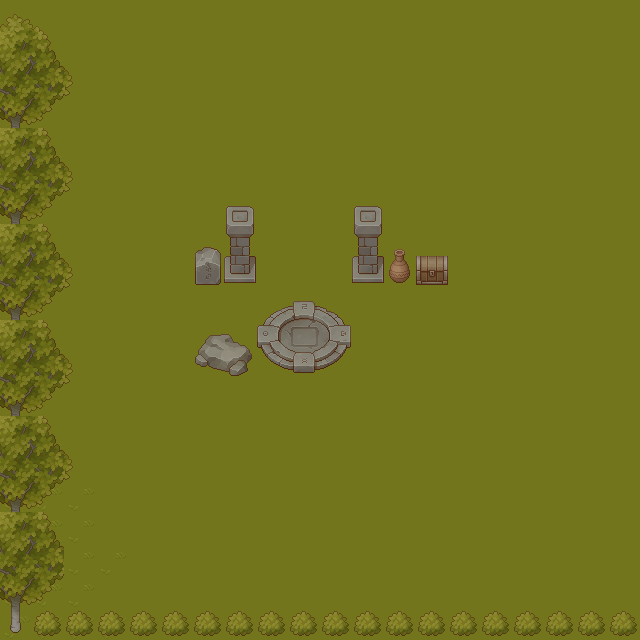

A level layout from a 2D game, rendered from its tile map. Below: a short description, then the map file with its tile-grid data intact:
An orthogonal 20x20 tile map with 32x32 px tiles, 2 tile layers (Kachelebene 1, Kachelebene 2), 3 tilesets.

<map version="1.10" tiledversion="1.11.2" orientation="orthogonal" renderorder="right-down" width="20" height="20" tilewidth="32" tileheight="32" infinite="0" nextlayerid="5" nextobjectid="1">
 <tileset firstgid="1" name="TX Tileset Grass" tilewidth="32" tileheight="32" tilecount="64" columns="8">
  <image source="TX Tileset Grass.png" width="256" height="256" />
 </tileset>
 <tileset firstgid="65" name="TX Plant" tilewidth="32" tileheight="32" tilecount="256" columns="16">
  <image source="TX Plant.png" width="512" height="512" />
 </tileset>
 <tileset firstgid="321" name="TX Props" tilewidth="32" tileheight="32" tilecount="256" columns="16">
  <image source="TX Props.png" width="512" height="512" />
 </tileset>
 <layer id="1" name="Kachelebene 1" width="20" height="20">
  <data encoding="csv">
1,1,1,1,1,1,1,1,1,1,1,1,1,1,1,1,1,1,1,1,
1,1,1,1,1,1,1,1,1,1,1,1,1,1,1,1,1,1,1,1,
1,1,1,1,1,1,1,1,1,1,1,1,1,1,1,1,1,1,1,1,
1,1,1,1,1,1,1,1,1,1,1,1,1,1,1,1,1,1,1,1,
1,1,1,1,1,1,1,1,1,1,1,1,1,1,1,1,1,1,1,1,
1,1,1,1,1,1,1,1,1,1,1,1,1,1,1,1,1,1,1,1,
1,1,1,1,1,1,1,1,1,1,1,1,1,1,1,1,1,1,1,1,
1,1,1,1,1,1,1,1,1,1,1,1,1,1,1,1,1,1,1,1,
1,1,1,1,1,1,1,1,1,1,1,1,1,1,1,1,1,1,1,1,
1,1,1,1,1,1,1,1,1,1,1,1,1,1,1,1,1,1,1,1,
1,1,1,1,1,1,1,1,1,1,1,1,1,1,1,1,1,1,1,1,
1,1,1,1,1,1,1,1,1,1,1,1,1,1,1,1,1,1,1,1,
1,1,1,1,1,1,1,1,1,1,1,1,1,1,1,1,1,1,1,1,
1,1,1,1,1,1,1,1,1,1,1,1,1,1,1,1,1,1,1,1,
1,1,1,1,1,1,1,1,1,1,1,1,1,1,1,1,1,1,1,1,
10,10,10,1,1,1,1,1,1,1,1,1,1,1,1,1,1,1,1,1,
10,10,10,1,1,1,1,1,1,1,1,1,1,1,1,1,1,1,1,1,
10,10,10,10,1,1,1,1,1,1,1,1,1,1,1,1,1,1,1,1,
10,10,10,1,1,1,1,1,1,1,1,1,1,1,1,1,1,1,1,1,
10,10,10,10,1,1,1,1,1,1,1,1,1,1,1,1,1,1,1,1
</data>
 </layer>
 <objectgroup id="4" name="Objektebene 1" />
 <layer id="3" name="Kachelebene 2" width="20" height="20">
  <data encoding="csv">
67,68,69,0,0,0,0,0,0,0,0,0,0,0,0,0,0,0,0,0,
83,84,85,0,0,0,0,0,0,0,0,0,0,0,0,0,0,0,0,0,
99,100,101,0,0,0,0,0,0,0,0,0,0,0,0,0,0,0,0,0,
115,116,117,0,0,0,0,0,0,0,0,0,0,0,0,0,0,0,0,0,
83,84,85,0,0,0,0,0,0,0,0,0,0,0,0,0,0,0,0,0,
99,100,101,0,0,0,0,0,0,0,0,0,0,0,0,0,0,0,0,0,
115,116,117,0,0,0,0,412,0,0,0,412,0,0,0,0,0,0,0,0,
83,84,85,0,0,0,408,428,0,0,0,428,422,0,0,0,0,0,0,0,
99,100,101,0,0,0,424,444,0,0,0,444,438,340,0,0,0,0,0,0,
115,116,117,0,0,0,0,0,460,461,462,0,0,0,0,0,0,0,0,0,
83,84,85,0,0,0,529,530,476,477,478,0,0,0,0,0,0,0,0,0,
99,100,101,0,0,0,545,546,492,493,494,0,0,0,0,0,0,0,0,0,
115,116,117,0,0,0,0,0,0,0,0,0,0,0,0,0,0,0,0,0,
83,84,85,0,0,0,0,0,0,0,0,0,0,0,0,0,0,0,0,0,
99,100,101,0,0,0,0,0,0,0,0,0,0,0,0,0,0,0,0,0,
115,116,117,0,0,0,0,0,0,0,0,0,0,0,0,0,0,0,0,0,
83,84,0,0,0,0,0,0,0,0,0,0,0,0,0,0,0,0,0,0,
99,100,0,0,0,0,0,0,0,0,0,0,0,0,0,0,0,0,0,0,
115,116,0,0,0,0,0,0,0,0,0,0,0,0,0,0,0,0,0,0,
131,164,164,164,164,164,164,164,164,164,164,164,164,164,164,164,164,164,164,164
</data>
 </layer>
</map>
